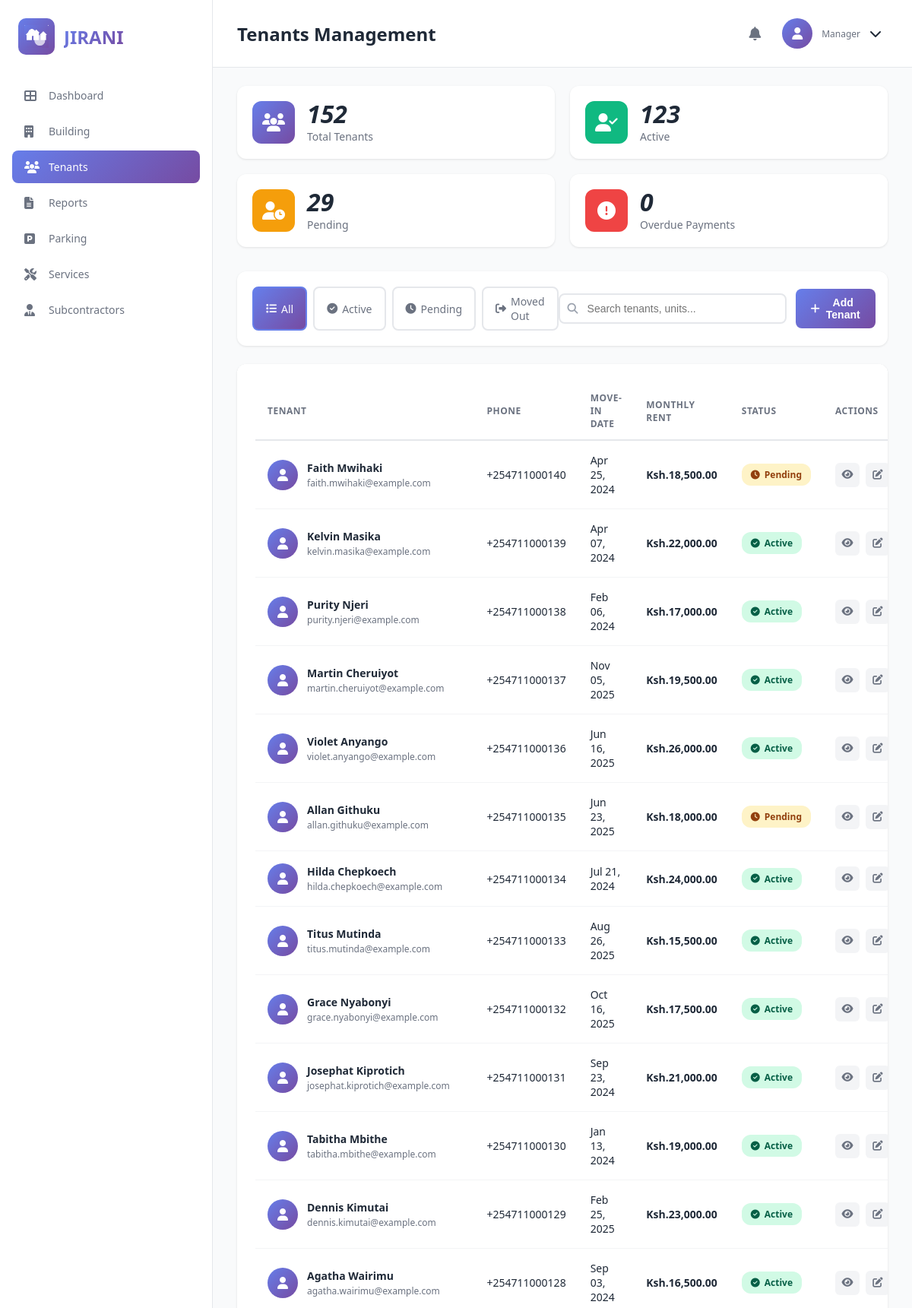
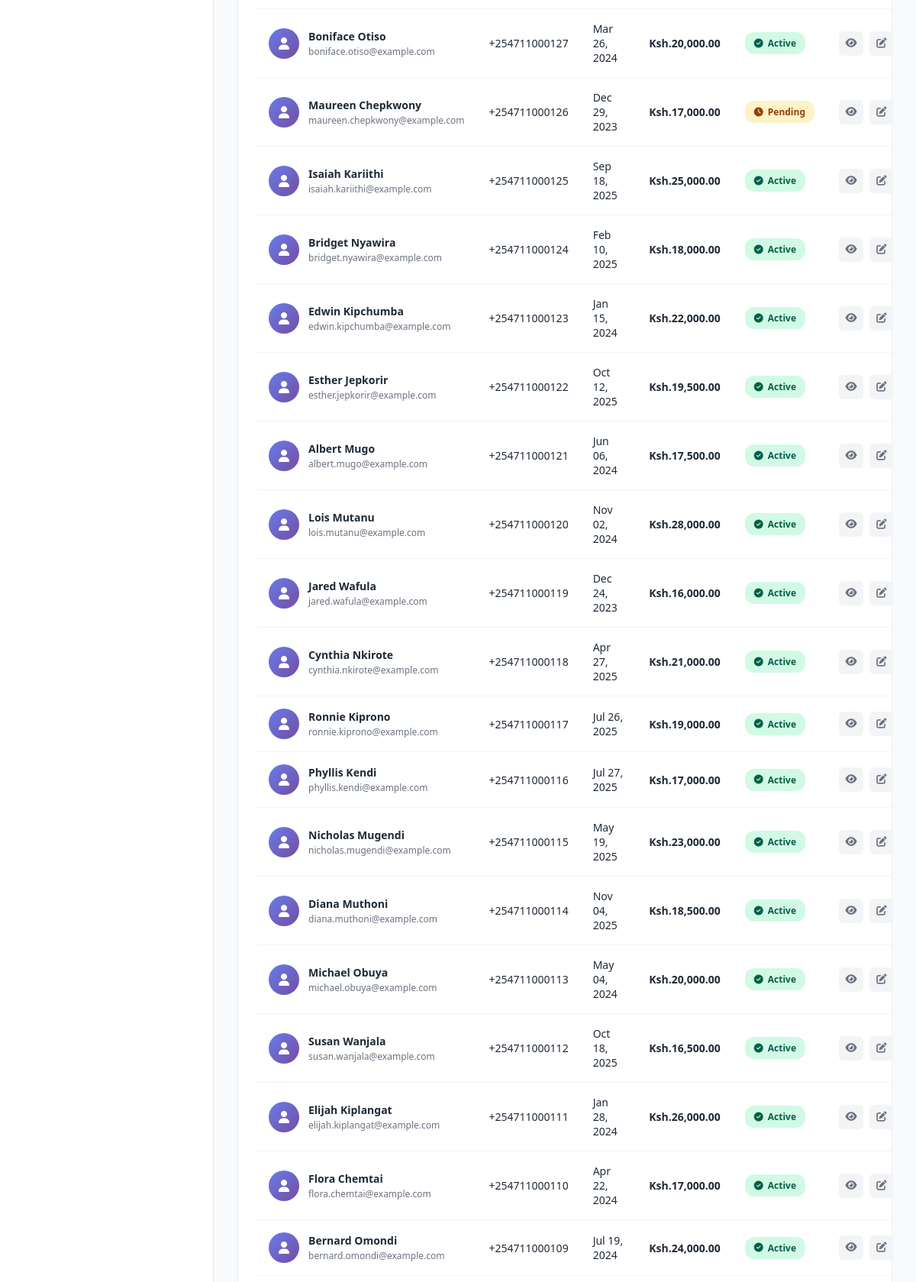
Page /tenants/ (signed in, upper part) on the committed database (2 pictures, top to bottom).
### dashboard/models.py (models this page shows, shortened)
class Resident(models.Model):
    STATUS_CHOICES = [
        ('active', 'Active'),
        ('pending', 'Pending'),
        ('moved_out', 'Moved Out'),
    ]
    user = models.OneToOneField(User, on_delete=models.CASCADE)
    unit_number = models.CharField(max_length=10)
    phone = models.CharField(max_length=15)
    move_in_date = models.DateField()
    monthly_rent = models.DecimalField(max_digits=10, decimal_places=2, default=10000.00)
    is_active = models.BooleanField(default=True)
    status = models.CharField(max_length=20, choices=STATUS_CHOICES, default='active')

### dashboard/views.py (the view, shortened to what this page needs)
# urls.py: path('tenants/', views.tenants_view, name='tenants'),
@login_required
def tenants_view(request):
    all_residents = Resident.objects.select_related('user').order_by('-id')
    filter_status = request.GET.get('status', 'all')
    search_query = request.GET.get('search', '')
    if filter_status == 'active':
        residents = all_residents.filter(status='active')
    elif filter_status == 'pending':
        residents = all_residents.filter(status='pending')
    elif filter_status == 'moved_out':
        residents = all_residents.filter(status='moved_out')
    else:
        residents = all_residents
    stats = {
        'total': all_residents.count(),
        'active': all_residents.filter(status='active').count(),
        'pending': all_residents.filter(status='pending').count(),
        'moved_out': all_residents.filter(status='moved_out').count(),
    }
    from datetime import date
    current_month = date.today().month
    overdue = Payment.objects.filter(
        due_date__month__lt=current_month,
        paid=False
    ).values('resident').distinct().count()
    context = {
        'residents': residents,
        'stats': stats,
        'overdue': overdue,
        'filter_status': filter_status,
        'search_query': search_query,
    }
    return render(request, 'dashboard/tenants.html', context)

### dashboard/templates/dashboard/tenants.html (shortened to what this page needs)
{% load static %}
{% load humanize %}
<!DOCTYPE html>
<html lang="en">
<head>
    <link rel="stylesheet" href="{% static 'css/style.css' %}">
    <link rel="stylesheet" href="https://cdnjs.cloudflare.com/ajax/libs/font-awesome/6.4.0/css/all.min.css">
</head>
<body>
    <div class="container">
        <aside class="sidebar">
            <div class="logo">
                <div class="logo-icon">
                    <img src="{% static 'images/Jirani App Logo 1.png' %}" alt="Jirani Logo" style="width: 32px; height: 32px; object-fit: contain;">
                </div>
                <h1>JIRANI</h1>
            </div>
            <nav class="nav-menu">
                <a href="{% url 'dashboard' %}" class="nav-item">
                    <i class="fas fa-th-large"></i>
                    <span>Dashboard</span>
                </a>
                <a href="{% url 'building' %}" class="nav-item">
                    <i class="fas fa-building"></i>
                    <span>Building</span>
                </a>
                <a href="{% url 'tenants' %}" class="nav-item active">
                    <i class="fas fa-users"></i>
                    <span>Tenants</span>
                </a>
                <a href="{% url 'reports' %}" class="nav-item">
                    <i class="fas fa-file-alt"></i>
                    <span>Reports</span>
                </a>
                <a href="{% url 'parking' %}" class="nav-item">
                    <i class="fas fa-parking"></i>
                    <span>Parking</span>
                </a>
                <a href="{% url 'services' %}" class="nav-item">
                    <i class="fas fa-tools"></i>
                    <span>Services</span>
                </a>
                <a href="{% url 'subcontractors' %}" class="nav-item">
                    <i class="fas fa-user-tie"></i>
                    <span>Subcontractors</span>
                </a>
            </nav>
        </aside>
        <main class="main-content">
            <header class="top-nav">
                <h2 style="font-size: 24px; font-weight: 700; color: #1f2937;">Tenants Management</h2>
                <div class="user-section">
                    <i class="fas fa-bell"></i>
                    <div class="user-profile" id="userProfileBtn">
                        <div class="user-avatar">
                            <i class="fas fa-user"></i>
                        </div>
                        <div class="user-info">
                            <div class="user-role">Manager</div>
                        </div>
                        <i class="fas fa-chevron-down"></i>
                    </div>
                </div>
            </header>
            <div class="tenants-page">
                <div class="stats-grid">
                    <div class="stat-card">
                        <div class="stat-icon" style="background: linear-gradient(135deg, #667eea 0%, #764ba2 100%);">
                            <i class="fas fa-users"></i>
                        </div>
                        <div class="stat-content">
                            <div class="stat-number">{{ stats.total }}</div>
                            <div class="stat-label">Total Tenants</div>
                        </div>
                    </div>
                    <div class="stat-card">
                        <div class="stat-icon" style="background: #10b981;">
                            <i class="fas fa-user-check"></i>
                        </div>
                        <div class="stat-content">
                            <div class="stat-number">{{ stats.active }}</div>
                            <div class="stat-label">Active</div>
                        </div>
                    </div>
                    <div class="stat-card">
                        <div class="stat-icon" style="background: #f59e0b;">
                            <i class="fas fa-user-clock"></i>
                        </div>
                        <div class="stat-content">
                            <div class="stat-number">{{ stats.pending }}</div>
                            <div class="stat-label">Pending</div>
                        </div>
                    </div>
                    <div class="stat-card">
                        <div class="stat-icon" style="background: #ef4444;">
                            <i class="fas fa-exclamation-circle"></i>
                        </div>
                        <div class="stat-content">
                            <div class="stat-number">{{ overdue }}</div>
                            <div class="stat-label">Overdue Payments</div>
                        </div>
                    </div>
                </div>
                <div class="tenants-toolbar">
                    <div class="filter-buttons">
                        <a href="?status=all" class="filter-btn {% if filter_status == 'all' %}active{% endif %}">
                            <i class="fas fa-list"></i> All
                        </a>
                        <a href="?status=active" class="filter-btn {% if filter_status == 'active' %}active{% endif %}">
                            <i class="fas fa-check-circle"></i> Active
                        </a>
                        <a href="?status=pending" class="filter-btn {% if filter_status == 'pending' %}active{% endif %}">
                            <i class="fas fa-clock"></i> Pending
                        </a>
                        <a href="?status=moved_out" class="filter-btn {% if filter_status == 'moved_out' %}active{% endif %}">
                            <i class="fas fa-sign-out-alt"></i> Moved Out
                        </a>
                    </div>
                    <div class="search-actions">
                        <form method="GET" class="search-form">
                            <i class="fas fa-search"></i>
                            <input type="text" name="search" placeholder="Search tenants, units..." value="{{ search_query }}">
                        </form>
                        <button class="btn-primary" id="addTenantBtn">
                            <i class="fas fa-plus"></i> Add Tenant
                        </button>
                    </div>
                </div>
                <div class="tenants-table-container">
                    <table class="tenants-table">
                        <thead>
                            <tr>
                                <th>Tenant</th>
                                <th>Phone</th>
                                <th>Move-in Date</th>
                                <th>Monthly Rent</th>
                                <th>Status</th>
                                <th>Actions</th>
                            </tr>
                        </thead>
                        <tbody>
                            {% for resident in residents %}
                            <tr data-resident-id="{{ resident.id }}">
                                <td>
                                    <div class="tenant-info">
                                        <div class="tenant-avatar">
                                            <i class="fas fa-user"></i>
                                        </div>
                                        <div class="tenant-details">
                                            <div class="tenant-name">{{ resident.user.get_full_name }}</div>
                                            <div class="tenant-email">{{ resident.user.email }}</div>
                                        </div>
                                    </div>
                                </td>
                                <td>{{ resident.phone }}</td>
                                <td>{{ resident.move_in_date|date:"M d, Y" }}</td>
                                <td><strong>Ksh.{{ resident.monthly_rent|floatformat:2 }}</strong></td>
                                <td>
                                    {% if resident.status == 'active' %}
                                        <span class="status-badge active">
                                            <i class="fas fa-check-circle"></i> Active
                                        </span>
                                    {% elif resident.status == 'pending' %}
                                        <span class="status-badge pending">
                                            <i class="fas fa-clock"></i> Pending
                                        </span>
                                    {% else %}
                                        <span class="status-badge moved-out">
                                            <i class="fas fa-times-circle"></i> Moved Out
                                        </span>
                                    {% endif %}
                                </td>
                                <td>
                                    <div class="action-buttons">
                                        <button class="btn-icon" title="View Details">
                                            <i class="fas fa-eye"></i>
                                        </button>
                                        <button class="btn-icon" title="Edit">
                                            <i class="fas fa-edit"></i>
                                        </button>
                                    </div>
                                </td>
                            </tr>
                            {% endfor %}
                        </tbody>
                    </table>
                </div>
            </div>
        </main>
    </div>
</body>
</html>

### rows in the picture
Resident: user.get_full_name "Faith Mwihaki", user.email "faith.mwihaki@example.com", phone "+254711000140", move_in_date "Apr 25, 2024", status "pending" (drawn)
Resident: user.get_full_name "Kelvin Masika", user.email "kelvin.masika@example.com", phone "+254711000139", move_in_date "Apr 07, 2024", status "active" (drawn)
Resident: user.get_full_name "Purity Njeri", user.email "purity.njeri@example.com", phone "+254711000138", move_in_date "Feb 06, 2024", status "active" (drawn)
Resident: user.get_full_name "Martin Cheruiyot", user.email "martin.cheruiyot@example.com", phone "+254711000137", move_in_date "Nov 05, 2025", status "active" (drawn)
Resident: user.get_full_name "Violet Anyango", user.email "violet.anyango@example.com", phone "+254711000136", move_in_date "Jun 16, 2025", status "active" (drawn)
Resident: user.get_full_name "Allan Githuku", user.email "allan.githuku@example.com", phone "+254711000135", move_in_date "Jun 23, 2025", status "pending" (drawn)
Resident: user.get_full_name "Hilda Chepkoech", user.email "hilda.chepkoech@example.com", phone "+254711000134", move_in_date "Jul 21, 2024", status "active" (drawn)
Resident: user.get_full_name "Titus Mutinda", user.email "titus.mutinda@example.com", phone "+254711000133", move_in_date "Aug 26, 2025", status "active" (drawn)
Resident: user.get_full_name "Grace Nyabonyi", user.email "grace.nyabonyi@example.com", phone "+254711000132", move_in_date "Oct 16, 2025", status "active" (drawn)
Resident: user.get_full_name "Josephat Kiprotich", user.email "josephat.kiprotich@example.com", phone "+254711000131", move_in_date "Sep 23, 2024", status "active" (drawn)
Resident: user.get_full_name "Tabitha Mbithe", user.email "tabitha.mbithe@example.com", phone "+254711000130", move_in_date "Jan 13, 2024", status "active" (drawn)
Resident: user.get_full_name "Dennis Kimutai", user.email "dennis.kimutai@example.com", phone "+254711000129", move_in_date "Feb 25, 2025", status "active" (drawn)
Resident: user.get_full_name "Agatha Wairimu", user.email "agatha.wairimu@example.com", phone "+254711000128", move_in_date "Sep 03, 2024", status "active" (drawn)
Resident: user.get_full_name "Boniface Otiso", user.email "boniface.otiso@example.com", phone "+254711000127", move_in_date "Mar 26, 2024", status "active" (drawn)
Resident: user.get_full_name "Maureen Chepkwony", user.email "maureen.chepkwony@example.com", phone "+254711000126", move_in_date "Dec 29, 2023", status "pending" (drawn)
Resident: user.get_full_name "Isaiah Kariithi", user.email "isaiah.kariithi@example.com", phone "+254711000125", move_in_date "Sep 18, 2025", status "active" (drawn)
Resident: user.get_full_name "Bridget Nyawira", user.email "bridget.nyawira@example.com", phone "+254711000124", move_in_date "Feb 10, 2025", status "active" (drawn)
Resident: user.get_full_name "Edwin Kipchumba", user.email "edwin.kipchumba@example.com", phone "+254711000123", move_in_date "Jan 15, 2024", status "active" (drawn)
Resident: user.get_full_name "Esther Jepkorir", user.email "esther.jepkorir@example.com", phone "+254711000122", move_in_date "Oct 12, 2025", status "active" (drawn)
Resident: user.get_full_name "Albert Mugo", user.email "albert.mugo@example.com", phone "+254711000121", move_in_date "Jun 06, 2024", status "active" (drawn)
Resident: user.get_full_name "Lois Mutanu", user.email "lois.mutanu@example.com", phone "+254711000120", move_in_date "Nov 02, 2024", status "active" (drawn)
Resident: user.get_full_name "Jared Wafula", user.email "jared.wafula@example.com", phone "+254711000119", move_in_date "Dec 24, 2023", status "active" (drawn)
Resident: user.get_full_name "Cynthia Nkirote", user.email "cynthia.nkirote@example.com", phone "+254711000118", move_in_date "Apr 27, 2025", status "active" (drawn)
Resident: user.get_full_name "Ronnie Kiprono", user.email "ronnie.kiprono@example.com", phone "+254711000117", move_in_date "Jul 26, 2025", status "active" (drawn)
Resident: user.get_full_name "Phyllis Kendi", user.email "phyllis.kendi@example.com", phone "+254711000116", move_in_date "Jul 27, 2025", status "active" (drawn)
Resident: user.get_full_name "Nicholas Mugendi", user.email "nicholas.mugendi@example.com", phone "+254711000115", move_in_date "May 19, 2025", status "active" (drawn)
Resident: user.get_full_name "Diana Muthoni", user.email "diana.muthoni@example.com", phone "+254711000114", move_in_date "Nov 04, 2025", status "active" (drawn)
Resident: user.get_full_name "Michael Obuya", user.email "michael.obuya@example.com", phone "+254711000113", move_in_date "May 04, 2024", status "active" (drawn)
Resident: user.get_full_name "Susan Wanjala", user.email "susan.wanjala@example.com", phone "+254711000112", move_in_date "Oct 18, 2025", status "active" (drawn)
Resident: user.get_full_name "Elijah Kiplangat", user.email "elijah.kiplangat@example.com", phone "+254711000111", move_in_date "Jan 28, 2024", status "active" (drawn)
Resident: user.get_full_name "Flora Chemtai", user.email "flora.chemtai@example.com", phone "+254711000110", move_in_date "Apr 22, 2024", status "active" (drawn)
Resident: user.get_full_name "Bernard Omondi", user.email "bernard.omondi@example.com", phone "+254711000109", move_in_date "Jul 19, 2024", status "active" (drawn)

### other values in the picture
{{ stats.total }} "152"
{{ stats.active }} "123"
{{ stats.pending }} "29"
{{ overdue }} "0"
